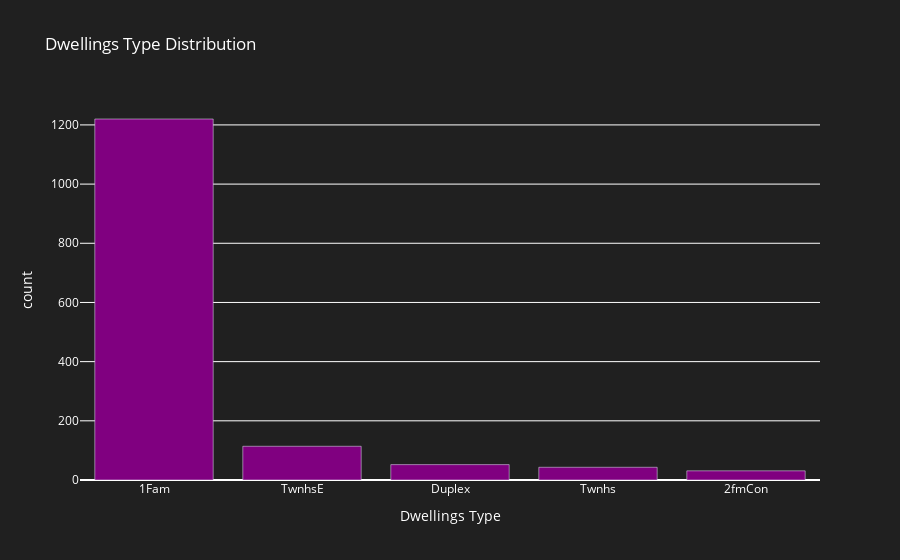

Here is the notebook cell this chart was saved with:
### Code cell
#Bar char for dwelling type
fig1 = go.Figure(data = [go.Bar(
    x=dwellings_type.index, 
    y=dwellings_type.values, 
    name='Dwellings Type', 
    marker=dict(color='purple'))]
    )
fig1.update_layout(
    title='Dwellings Type Distribution',
    xaxis_title='Dwellings Type', 
    yaxis_title='count',
    legend_title='Data Distribution',
    plot_bgcolor='rgba(32,32,32,1)',
    paper_bgcolor='rgba(32,32,32,1)',
    font=dict(color='white')
)

### Figure 1 — Plotly figure (JSON) as saved in the notebook; plotly's stock layout.template omitted (floating-point values rounded to 4 significant figures)
{"data": [{"marker": {"color": "purple"}, "name": "Dwellings Type", "type": "bar", "x": ["1Fam", "TwnhsE", "Duplex", "Twnhs", "2fmCon"], "y": [1220, 114, 52, 43, 31]}], "layout": {"font": {"color": "white"}, "legend": {"title": {"text": "Data Distribution"}}, "paper_bgcolor": "rgba(32,32,32,1)", "plot_bgcolor": "rgba(32,32,32,1)", "title": {"text": "Dwellings Type Distribution"}, "xaxis": {"title": {"text": "Dwellings Type"}}, "yaxis": {"title": {"text": "count"}}}}
